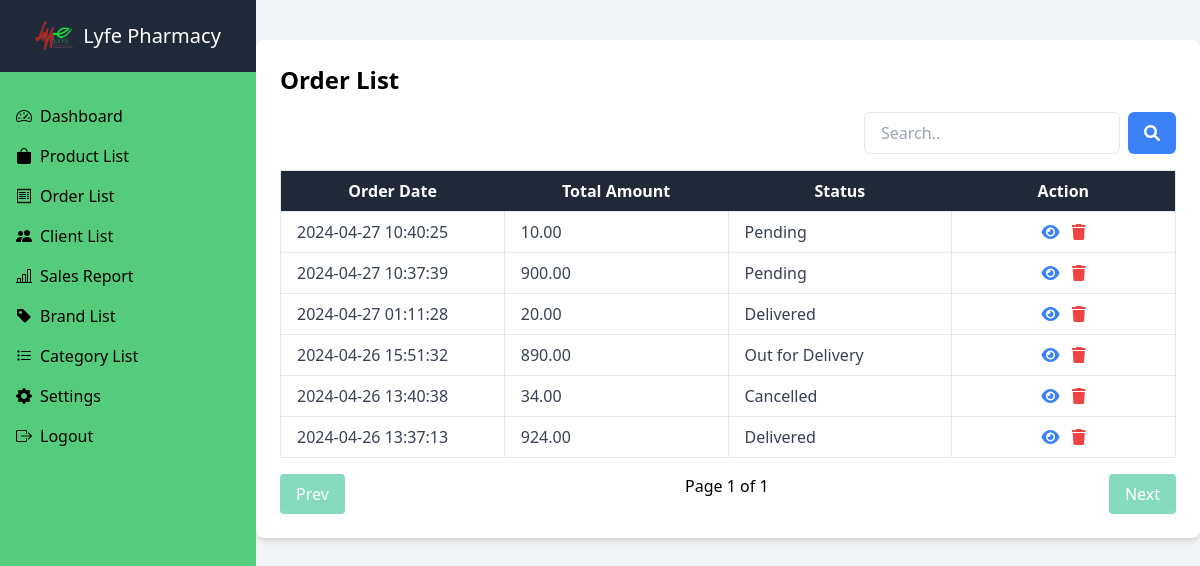
Page /admin/order_list.php (signed in) on the committed database.
### tables this page shows
CREATE TABLE `orders` (
  `id` int(11) NOT NULL,
  `user_id` int(11) NOT NULL,
  `payment_method` varchar(255) NOT NULL,
  `ref_code` varchar(255) NOT NULL,
  `total_amount` decimal(10,2) NOT NULL,
  `prescription_image` longblob NOT NULL,
  `order_date` timestamp NOT NULL DEFAULT current_timestamp(),
  `order_status` varchar(50) NOT NULL DEFAULT 'Pending',
  `delivery_image` longblob DEFAULT NULL,
  `cancellation_reason` varchar(255) DEFAULT NULL
);

### admin/order_list.php (the view, shortened to what this page needs)
<?php
$host = 'localhost';
$dbname = 'onlinepharmacy_db';
$username = 'root';
$password = '';
$searchTerm = isset($_GET['search']) ? $_GET['search'] : '';
$perPage = 10;
$page = isset($_GET['page']) ? max(1, intval($_GET['page'])) : 1;
$start = ($page - 1) * $perPage;
try {
    $pdo = new PDO("mysql:host=$host;dbname=$dbname", $username, $password);
    $pdo->setAttribute(PDO::ATTR_ERRMODE, PDO::ERRMODE_EXCEPTION);
    if ($searchTerm) {
        $stmt = $pdo->prepare("SELECT * FROM orders WHERE customer_name LIKE :searchTerm OR ref_code LIKE :searchTerm ORDER BY order_date DESC LIMIT :start, :perPage");
        $stmt->bindValue(':searchTerm', '%' . $searchTerm . '%', PDO::PARAM_STR);
    } else {
        $stmt = $pdo->prepare("SELECT * FROM orders ORDER BY order_date DESC LIMIT :start, :perPage");
    }
    $stmt->bindValue(':start', $start, PDO::PARAM_INT);
    $stmt->bindValue(':perPage', $perPage, PDO::PARAM_INT);
    $stmt->execute();
    $orders = $stmt->fetchAll(PDO::FETCH_ASSOC);
    if ($searchTerm) {
        $stmt = $pdo->prepare("SELECT COUNT(*) as total FROM orders WHERE customer_name LIKE :searchTerm OR ref_code LIKE :searchTerm");
        $stmt->bindValue(':searchTerm', '%' . $searchTerm . '%', PDO::PARAM_STR);
    } else {
        $stmt = $pdo->query("SELECT COUNT(*) as total FROM orders");
    }
    $stmt->execute();
    $totalOrders = $stmt->fetch(PDO::FETCH_ASSOC)['total'];
    $totalPages = ceil($totalOrders / $perPage);
} catch (PDOException $e) {
    echo "Error: " . $e->getMessage();
}
?>
<!DOCTYPE html>
<html lang="en">
<?php include 'inc/sidebar.php'; ?>
<head>
    <link rel="stylesheet" href="https://cdnjs.cloudflare.com/ajax/libs/tailwindcss/2.2.19/tailwind.min.css">
    <link rel="stylesheet" href="https://cdnjs.cloudflare.com/ajax/libs/font-awesome/6.0.0-beta3/css/all.min.css">
</head>
<body class="bg-gray-100 ml-64">
    <div class="container mx-auto mt-10 p-6 bg-white rounded-lg shadow-md">
        <h1 class="text-2xl font-semibold mb-4">Order List</h1>
        <div class="mb-4 flex justify-end items-center">
            <div class="flex">
                <input type="text" id="search" name="search" placeholder="Search.." class="border rounded-md px-4 py-2 w-64" value="<?php echo htmlspecialchars($searchTerm, ENT_QUOTES, 'UTF-8'); ?>">
                <button type="button" id="searchButton" class="bg-blue-500 text-white hover:bg-blue-300 px-4 py-2 rounded-md ml-2">
                    <i class="fas fa-search"></i>
                </button>
            </div>
        </div>
        <div class="overflow-x-auto">
            <table class="min-w-full bg-white border rounded">
                <thead class="bg-gray-800 text-white">
                    <tr>
                        <th class="w-1/5 text-center py-2 px-4">Order Date</th>
                        <th class="w-1/5 text-center py-2 px-4">Total Amount</th>
                        <th class="w-1/5 text-center py-2 px-4">Status</th>
                        <th class="w-1/5 text-center py-2 px-4">Action</th>
                    </tr>
                </thead>
                <tbody class="text-gray-700">
                    <?php foreach ($orders as $order): ?>
                        <tr>
                            <td class="border px-4 py-2"><?php echo $order['order_date']; ?></td>
                            <td class="border px-4 py-2"><?php echo $order['total_amount']; ?></td>
                            <td class="border px-4 py-2"><?php echo $order['order_status']; ?></td>
                            <td class="border px-4 py-2 text-center">
                                <a href="view_order.php?order_id=<?php echo $order['id']; ?>" class="text-blue-500 hover:text-blue-700 mr-2"><i class="fas fa-eye"></i></a>
                                <a href="order_list.php?action=delete&order_id=<?php echo $order['id']; ?>" class="text-red-500 hover:text-red-700"><i class="fas fa-trash"></i></a>
                            </td>
                        </tr>
                    <?php endforeach; ?>
                </tbody>
            </table>
        </div>
        <div class="flex justify-between mt-4">
            <a href="?search=<?php echo urlencode($searchTerm); ?>&page=<?php echo $page - 1; ?>" class="px-4 py-2 bg-green-500 text-white rounded <?php echo ($page <= 1) ? 'opacity-50 cursor-not-allowed' : ''; ?>">Prev</a>
            <div>Page <?php echo $page; ?> of <?php echo $totalPages; ?></div>
            <a href="?search=<?php echo urlencode($searchTerm); ?>&page=<?php echo $page + 1; ?>" class="px-4 py-2 bg-green-500 text-white rounded <?php echo ($page >= $totalPages) ? 'opacity-50 cursor-not-allowed' : ''; ?>">Next</a>
        </div>
    </div>
</body>
</html>

### rows in the picture
orders: order_date "2024-04-27 10:40:25", total_amount "10.00", order_status "Pending"
orders: order_date "2024-04-27 10:37:39", total_amount "900.00", order_status "Pending"
orders: order_date "2024-04-27 01:11:28", total_amount "20.00", order_status "Delivered"
orders: order_date "2024-04-26 15:51:32", total_amount "890.00", order_status "Out for Delivery"
orders: order_date "2024-04-26 13:40:38", total_amount "34.00", order_status "Cancelled"
orders: order_date "2024-04-26 13:37:13", total_amount "924.00", order_status "Delivered"

### other values in the picture
$page "1"
$totalPages "1"
